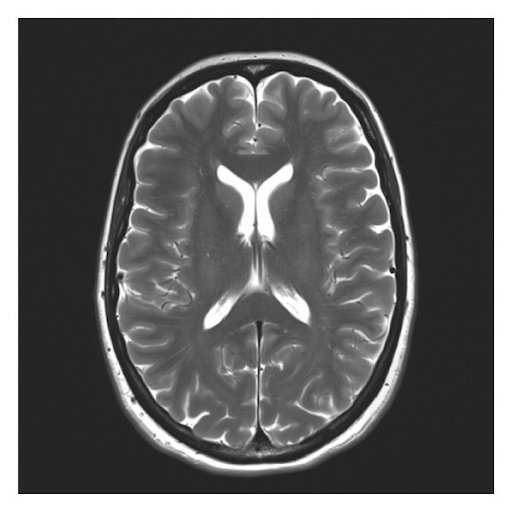
%> input picture Signal Processing/Assesments/CourseWork/Answers/Question 2 & 3/Brain_BW512x512.png, 512 x 512 px
$ octave --eval "Scaled_Sobel_Filter;"   (GNU Octave 9; MATLAB toolbox functions it lacks are replaced by stand-ins)
%> lines starting %> are read from the running program, lines starting %| are printed output that depends on the picture; in (x1, y1, x2, y2) boxes, pixels count from 0 and x2, y2 are one past the last pixel; in counts of white or black regions, pixels touching at a corner belong together; the program's own positions count from 1
function Scaled_Sobel_Filter()

original_image = double(imread('Brain_BW512x512.png'));
%> original_image: size 512x512 double; min 0, max 255, mean 98.3; mean of the top-left, top-right, bottom-left and bottom-right quarters 93.8, 97.3, 101, 101.3

kernel_sizes = [3, 5, 15, 31];
num_kernels = length(kernel_sizes);

figure('Name', 'Sobel Filter Scale Compare');
tiledlayout(num_kernels, 5);

%% smallest case
Gx = [
  -1 1;
  -1 1
  ];

Gy = [
  -1 -1;
  1  1
  ];

applyNplot(Gx,Gy,original_image);

for i = 1:num_kernels
  kernel_size = kernel_sizes(i);

  sigma = kernel_size/6;
  [Gx, Gy] = scale_sobel_kernels(kernel_size, sigma)

  applyNplot(Gx,Gy,original_image);
end
end

function applyNplot(Gx,Gy,original_image)
%> called with Gx = [-1 1; -1 1], Gy = [-1 -1; 1 1]
  % title(sprintf('%dx%d Sobel', kernel_size, kernel_size));

  % Apply convolution
  filtered_x = conv2(original_image, Gx, 'same');
  filtered_y = conv2(original_image, Gy, 'same');

  % Compute gradient magnitude
  sobel_magnitude = sqrt(filtered_x.^2 + filtered_y.^2);
  sobel_magnitude = mat2gray(sobel_magnitude);

  % Plot x
  nexttile;
  imagesc(Gx);
  axis image off;
  colormap('gray');

  nexttile;
  imshow(uint8(filtered_x) * 255);
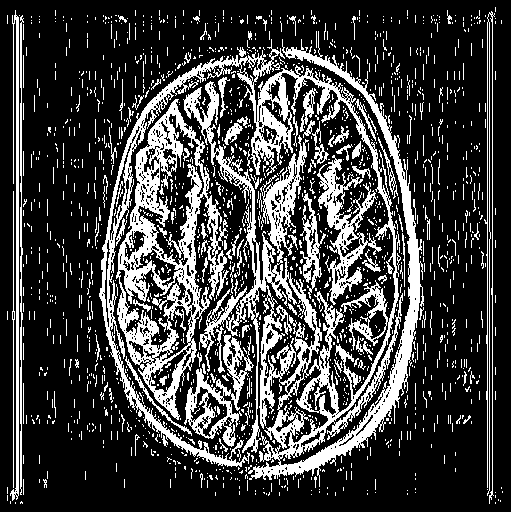
%> displayed picture: size 512x512, on the screen's scale of 0 to 255; 25% white; 1699 white regions (1567 under 20 px), largest, box (x1, y1, x2, y2) and area: (99, 31, 424, 487) 30055, (116, 99, 229, 420) 11042, (317, 155, 382, 305) 2760

  % Plot y
  nexttile;
  imagesc(Gy);
  axis image off;
  colormap('gray');

  nexttile;
  imshow(uint8(filtered_y) * 255);
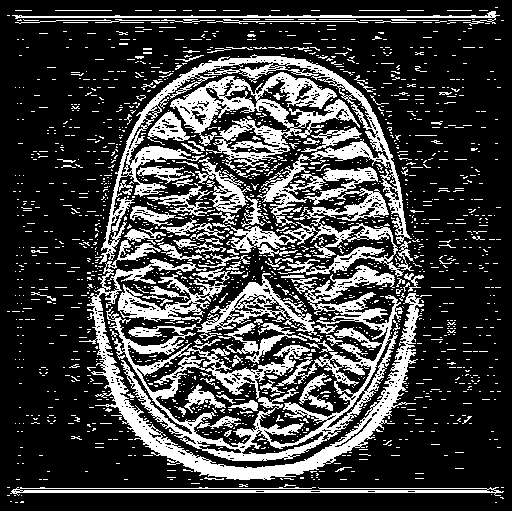
%> displayed picture: size 512x512, on the screen's scale of 0 to 255; 25.2% white; 1721 white regions (1593 under 20 px), largest, box (x1, y1, x2, y2) and area: (106, 265, 403, 461) 14486, (79, 240, 424, 480) 8432, (99, 54, 412, 264) 6854

  % final
  nexttile;
  imshow(uint8(sobel_magnitude * 255));
end

function [Gx, Gy] = scale_sobel_kernels(size, sigma)

half_size = floor(size/2);
x = -half_size:half_size;

% 1D Gaussian and its derivative
gauss = exp(-(x.^2)/(2*sigma^2));
gauss = gauss / sum(gauss); % Normalize

dgauss = -(x/sigma^2).*gauss; % Derivative of Gaussian

% 2D Sobel kernels
Gx = dgauss' * gauss; % Derivative along x
Gy = gauss' * dgauss; % Derivative along y
end
%> the loop in Scaled_Sobel_Filter, `for i = 1:num_kernels` made 4 passes
%> pass 1, in applyNplot (call 2), `filtered_x = conv2(original_image, Gx, 'same');`:
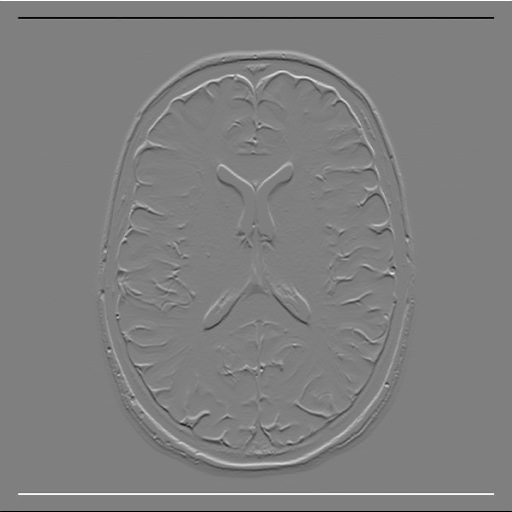
%> filtered_x: size 512x512 double; min -108.6, max 108.6, mean 0; drawn with min black and max white
%> pass 1, in applyNplot (call 2), `filtered_y = conv2(original_image, Gy, 'same');`:
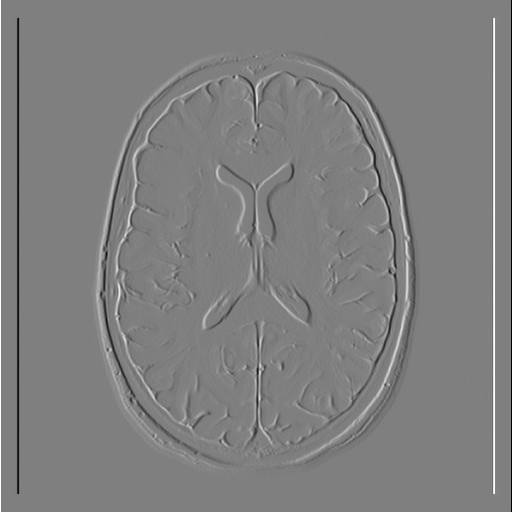
%> filtered_y: size 512x512 double; min -108.6, max 108.6, mean 0; mean of the top-left, top-right, bottom-left and bottom-right quarters 0, 0, 0, 0; drawn with min black and max white
%> pass 1, in applyNplot (call 2), `sobel_magnitude = sqrt(filtered_x.^2 + filtered_y.^2);`:
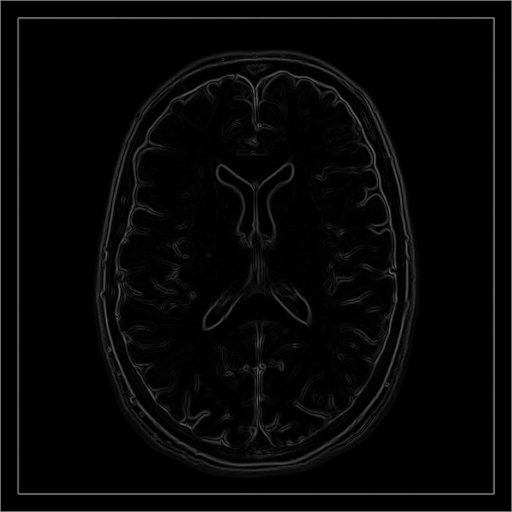
%> sobel_magnitude: size 512x512 double; min 0, max 137.3, mean 6.7
%> pass 1, in applyNplot (call 2), `sobel_magnitude = mat2gray(sobel_magnitude);`:
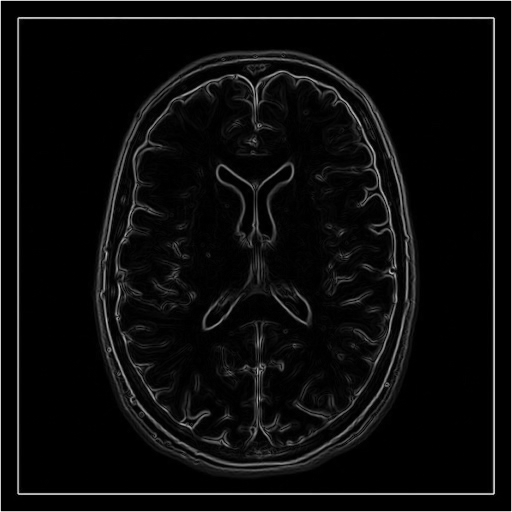
%> sobel_magnitude: size 512x512 double; min 0, max 1, mean 0.0489
%> `Scaled_Sobel_Filter;`:
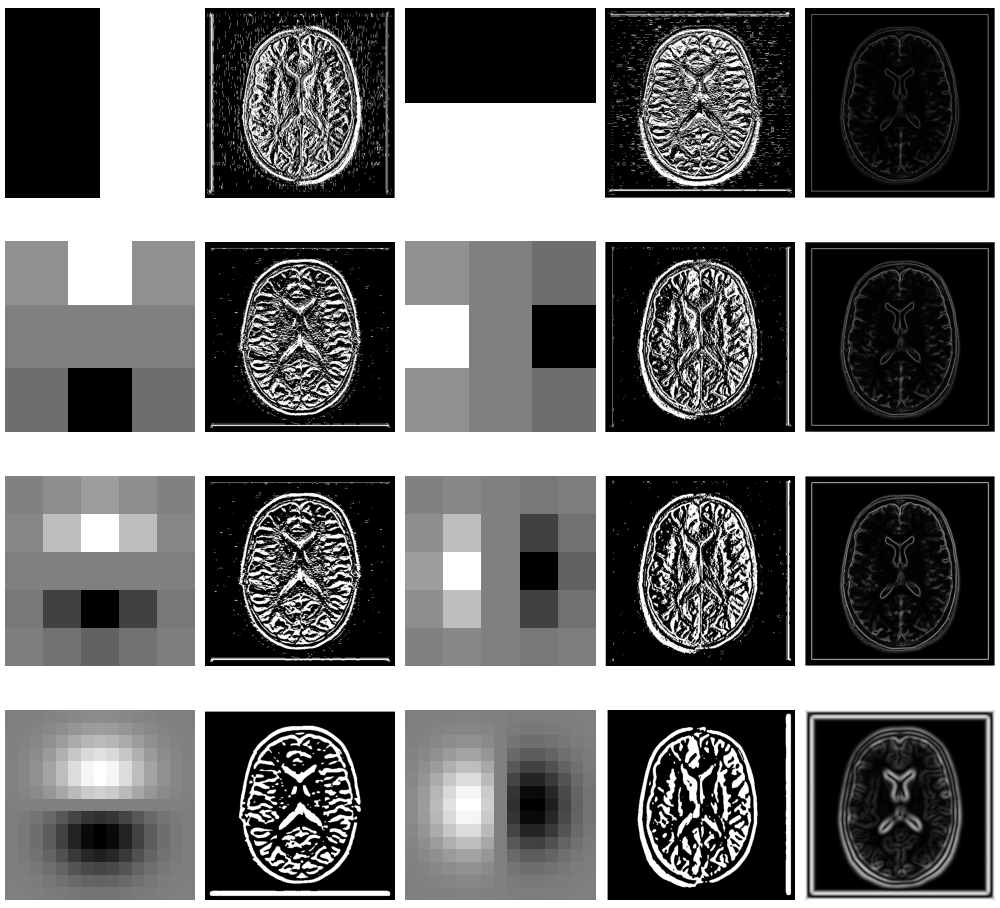
%> figure redrawn from the program's plot data, 20 panels
